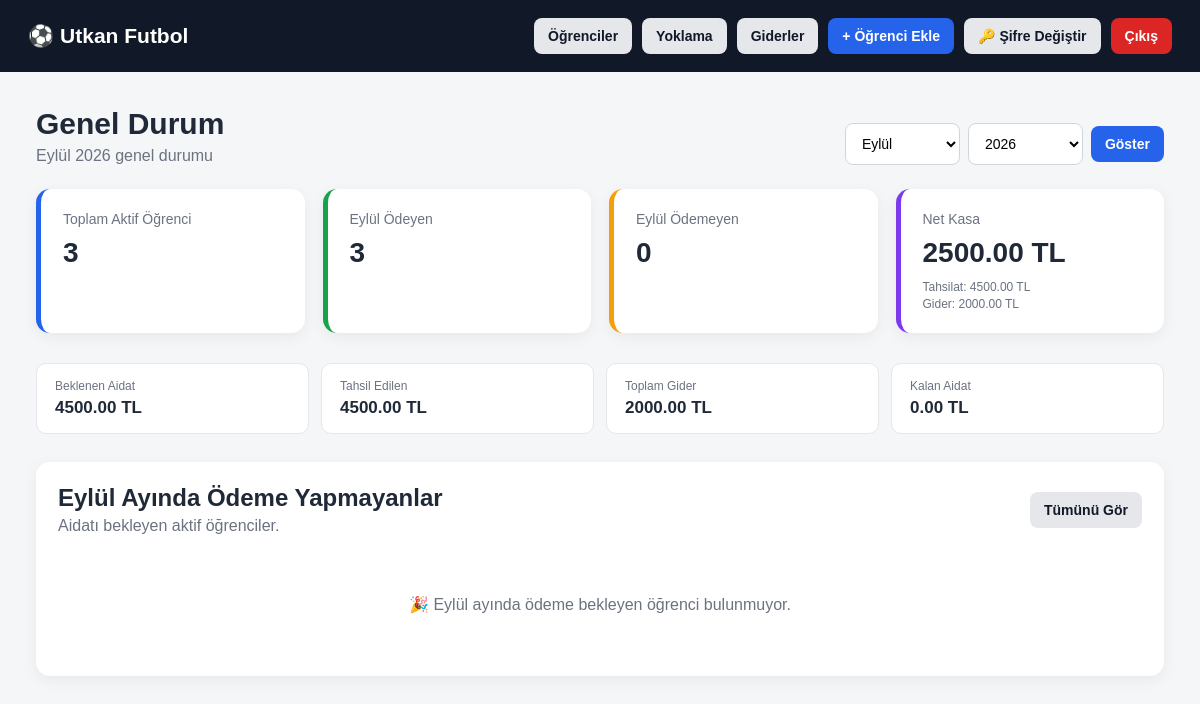
Page /dashboard (signed in) on the earlier database version.
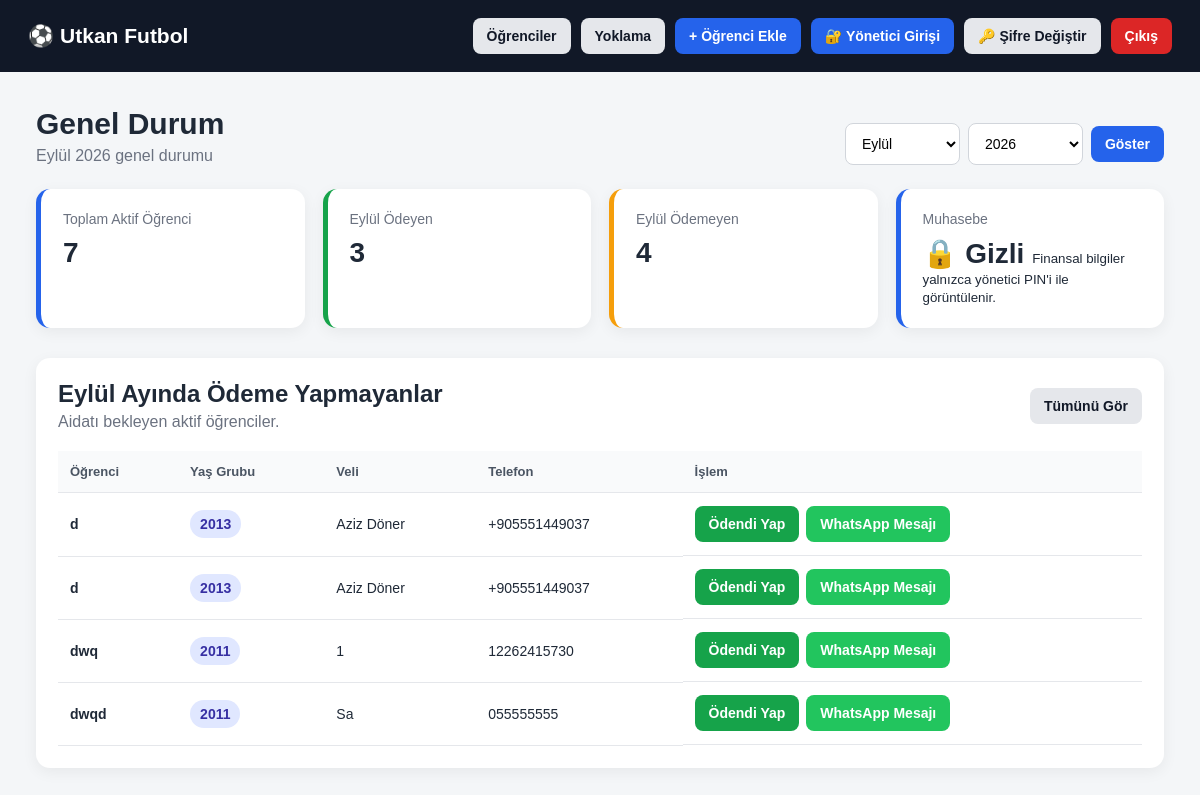
Same page on the later database version.
### tables this page shows
CREATE TABLE students (
            id INTEGER PRIMARY KEY AUTOINCREMENT,
            school_id INTEGER NOT NULL,
            name TEXT NOT NULL,
            birth_year INTEGER NOT NULL,
            parent_name TEXT,
            phone TEXT,
            monthly_fee REAL DEFAULT 0,
            active INTEGER DEFAULT 1,
            notes TEXT,
            created_at TEXT, class_group TEXT,
            FOREIGN KEY (school_id)
                REFERENCES schools(id)
                ON DELETE CASCADE
        );

### app.py (the view)
@app.route("/dashboard")
def dashboard():
    if not school_logged_in():
        return redirect(url_for("login"))
    school_id = session["school_id"]
    year, month = get_selected_period()
    conn = get_db()
    total_students = conn.execute("""
        SELECT COUNT(*)
        FROM students
        WHERE school_id = ?
        AND active = 1
    """, (school_id,)).fetchone()[0]
    paid_students = conn.execute("""
        SELECT COUNT(*)
        FROM students s
        JOIN payments p
            ON p.student_id = s.id
        WHERE s.school_id = ?
        AND s.active = 1
        AND p.year = ?
        AND p.month = ?
        AND p.paid = 1
    """, (
        school_id,
        year,
        month
    )).fetchone()[0]
    unpaid_students = (
        total_students - paid_students
    )
    expected_income = conn.execute("""
        SELECT COALESCE(SUM(monthly_fee), 0)
        FROM students
        WHERE school_id = ?
        AND active = 1
    """, (school_id,)).fetchone()[0]
    total_income = conn.execute("""
        SELECT COALESCE(SUM(p.amount), 0)
        FROM payments p
        JOIN students s
            ON s.id = p.student_id
        WHERE s.school_id = ?
        AND p.year = ?
        AND p.month = ?
        AND p.paid = 1
    """, (
        school_id,
        year,
        month
    )).fetchone()[0]
    remaining_income = (
        expected_income - total_income
    )
    total_expenses = conn.execute("""
        SELECT COALESCE(SUM(amount), 0)
        FROM expenses
        WHERE school_id = ?
        AND CAST(strftime('%Y', expense_date) AS INTEGER) = ?
        AND CAST(strftime('%m', expense_date) AS INTEGER) = ?
    """, (
        school_id,
        year,
        month
    )).fetchone()[0]
    net_cash = total_income - total_expenses
    unpaid_list = conn.execute("""
        SELECT
            s.*,
            COALESCE(p.paid, 0) AS paid
        FROM students s
        LEFT JOIN payments p
            ON p.student_id = s.id
            AND p.year = ?
            AND p.month = ?
        WHERE s.school_id = ?
        AND s.active = 1
        AND COALESCE(p.paid, 0) = 0
        ORDER BY
            s.birth_year DESC,
            s.name ASC
    """, (
        year,
        month,
        school_id
    )).fetchall()
    conn.close()
    return render_template(
        "dashboard.html",
        total_students=total_students,
        paid_students=paid_students,
        unpaid_students=unpaid_students,
        expected_income=expected_income,
        total_income=total_income,
        remaining_income=remaining_income,
        total_expenses=total_expenses,
        net_cash=net_cash,
        unpaid_list=unpaid_list,
        selected_year=year,
        selected_month=month,
        month_name=MONTH_NAMES[month],
        months=MONTH_NAMES,
        finance_privacy_enabled=finance_is_required(school_id),
        finance_visible=finance_can_view(school_id)
    )

### app.py (called while the page is built)
def get_db():
    conn = sqlite3.connect(DB_NAME)
    conn.row_factory = sqlite3.Row
    conn.execute("PRAGMA foreign_keys = ON")
    return conn

def school_logged_in():
    return (
        session.get("logged_in")
        and session.get("role") == "school"
        and session.get("school_id")
    )

def get_school_finance_settings(school_id):
    conn = get_db()
    row = conn.execute("""
        SELECT
            finance_privacy_enabled,
            finance_pin_hash
        FROM schools
        WHERE id = ?
    """, (school_id,)).fetchone()
    conn.close()
    return row

def finance_is_required(school_id):
    settings = get_school_finance_settings(school_id)
    return bool(
        settings
        and settings["finance_privacy_enabled"]
    )

def finance_is_unlocked():
    return (
        session.get("finance_unlocked") is True
        and session.get("finance_unlocked_school_id")
        == session.get("school_id")
    )

def finance_can_view(school_id):
    return (
        not finance_is_required(school_id)
        or finance_is_unlocked()
    )

### templates/dashboard.html (shortened to what the changed rows need)
<!DOCTYPE html>
<html lang="tr">
<head>
    <link rel="stylesheet" href="{{ url_for('static', filename='style.css') }}">
</head>
<body>
<header class="topbar">
    <div>
        <h2>⚽ {{ session.school_name or "Futbol Okulu Paneli" }}</h2>
    </div>
    <div class="top-actions">
        <a
            href="{{ url_for(
                'students',
                year=selected_year,
                month=selected_month
            ) }}"
            class="btn"
        >
            Öğrenciler
        </a>
        <a
            href="{{ url_for('attendance') }}"
            class="btn"
        >
            Yoklama
        </a>
        {% if finance_visible %}
        <a
            href="{{ url_for(
                'expenses',
                year=selected_year,
                month=selected_month
            ) }}"
            class="btn"
        >
            Giderler
        </a>
        {% endif %}
        <a
            href="{{ url_for('add_student') }}"
            class="btn primary"
        >
            + Öğrenci Ekle
        </a>
        {% if finance_privacy_enabled %}
            {% if finance_visible %}
            <form
                method="POST"
                action="{{ url_for('finance_lock') }}"
                style="display:inline;"
            >
                <button
                    type="submit"
                    class="btn"
                >
                    🔒 Muhasebeyi Kilitle
                </button>
            </form>
            {% else %}
            <a
                href="{{ url_for('finance_unlock') }}"
                class="btn primary"
            >
                🔐 Yönetici Girişi
            </a>
            {% endif %}
        {% endif %}
        <a
            href="{{ url_for('change_password') }}"
            class="btn"
        >
            🔑 Şifre Değiştir
        </a>
        <a
            href="{{ url_for('logout') }}"
            class="btn danger"
        >
            Çıkış
        </a>
    </div>
</header>
<main class="container">
    <div class="dashboard-heading">
        <div>
            <h1>
                Genel Durum
            </h1>
        </div>
    </div>
    <section class="stats-grid">
        <div class="stat-card">
            <span>
                Toplam Aktif Öğrenci
            </span>
            <strong>
                {{ total_students }}
            </strong>
        </div>
        <div class="stat-card warning-card">
            <span>
                {{ month_name }} Ödemeyen
            </span>
            <strong>
                {{ unpaid_students }}
            </strong>
        </div>
        {% if finance_visible %}
        <div class="stat-card money-card tahsilat-card">
            <span>
                Net Kasa
            </span>
            <strong>
                {{ "%.2f"|format(net_cash) }} TL
            </strong>
            <small>
                Tahsilat:
                {{ "%.2f"|format(total_income) }} TL
            </small>
            <small>
                Gider:
                {{ "%.2f"|format(total_expenses) }} TL
            </small>
        </div>
        {% else %}
        <div class="stat-card">
            <span>
                Muhasebe
            </span>
            <strong>
                🔒 Gizli
            </strong>
            <small>
                Finansal bilgiler yalnızca yönetici PIN'i ile görüntülenir.
            </small>
        </div>
        {% endif %}
    </section>
    {% if finance_visible %}
    <section class="finance-summary">
        <div>
            <span>
                Beklenen Aidat
            </span>
            <strong>
                {{ "%.2f"|format(expected_income) }} TL
            </strong>
        </div>
        <div>
            <span>
                Tahsil Edilen
            </span>
            <strong>
                {{ "%.2f"|format(total_income) }} TL
            </strong>
        </div>
        <div>
            <span>
                Toplam Gider
            </span>
            <strong>
                {{ "%.2f"|format(total_expenses) }} TL
            </strong>
        </div>
        <div>
            <span>
                Kalan Aidat
            </span>
            <strong>
                {{ "%.2f"|format(remaining_income) }} TL
            </strong>
        </div>
    </section>
    {% endif %}
    <section class="panel-section">
        <div class="section-header">
            <div>
                <h2>
                    {{ month_name }} Ayında Ödeme Yapmayanlar
                </h2>
            </div>
            <a
                href="{{ url_for(
                    'students',
                    payment='unpaid',
                    year=selected_year,
                    month=selected_month
                ) }}"
                class="btn"
            >
            </a>
        </div>
        {% if unpaid_list %}
        <div class="table-wrapper">
            <table>
                <thead>
                    <tr>
                        <th>
                            Öğrenci
                        </th>
                        <th>
                            Yaş Grubu
                        </th>
                        <th>
                            Veli
                        </th>
                        <th>
                            Telefon
                        </th>
                        <th>
                            İşlem
                        </th>
                    </tr>
                </thead>
                <tbody>
                {% for student in unpaid_list %}
                    <tr>
                        <td>
                            <strong>
                                {{ student.name }}
                            </strong>
                        </td>
                        <td>
                            <span class="badge">
                                {{ student.birth_year }}
                            </span>
                        </td>
                        <td>
                            {{ student.parent_name or "-" }}
                        </td>
                        <td>
                            {{ student.phone or "-" }}
                        </td>
                        <td class="actions">
                            <form
                                method="POST"
                                action="{{ url_for(
                                    'toggle_payment',
                                    student_id=student.id
                                ) }}"
                            >
                                <button
                                    type="submit"
                                    class="btn success"
                                >
                                    Ödendi Yap
                                </button>
                            </form>
                            {% if student.phone %}
                                {% set whatsapp_message =
                                    "Merhaba, iyi günler. " ~
                                    student.name ~
                                    " isimli öğrencimizin " ~
                                    month_name ~
                                    " " ~
                                    selected_year|string ~
                                    " ayı aidat ödemesi henüz sistemde görünmemektedir. Bilginize."
                                %}
                                {% set phone_clean =
                                    student.phone
                                    |replace(' ', '')
                                    |replace('(', '')
                                    |replace(')', '')
                                    |replace('-', '')
                                %}
                                {% if phone_clean[:3] == '+90' %}
                                    {% set whatsapp_phone =
                                        phone_clean[3:]
                                    %}
                                {% elif
                                    phone_clean[:2] == '90'
                                    and phone_clean|length == 12
                                %}
                                    {% set whatsapp_phone =
                                        phone_clean[2:]
                                    %}
                                {% elif phone_clean[:1] == '0' %}
                                    {% set whatsapp_phone =
                                        phone_clean[1:]
                                    %}
                                {% else %}
                                    {% set whatsapp_phone =
                                        phone_clean
                                    %}
                                {% endif %}
                                <a
                                    class="btn whatsapp"
                                    target="_blank"
                                    href="https://wa.me/90{{ whatsapp_phone }}?text={{ whatsapp_message|urlencode }}"
                                >
                                    WhatsApp Mesajı
                                </a>
                            {% endif %}
                        </td>
                    </tr>
                {% endfor %}
                </tbody>
            </table>
        </div>
        {% else %}
        <div class="empty-state">
            🎉 {{ month_name }} ayında ödeme bekleyen öğrenci bulunmuyor.
        </div>
        {% endif %}
    </section>
</main>
</body>
</html>

Differences in the rows shown:
added students: name "d", birth_year "2013", parent_name "Aziz Döner", phone "+905551449037"
added students: name "d", birth_year "2013", parent_name "Aziz Döner", phone "+905551449037"
added students: name "dwq", birth_year "2011", parent_name "1", phone "12262415730"
added students: name "dwqd", birth_year "2011", parent_name "Sa", phone "055555555"
Other differences:
{{ total_students }}: "3" → "7"
{{ unpaid_students }}: "0" → "4"
{{ "%.2f"|format(net_cash) }}: "2500.00" → (not shown)
{{ "%.2f"|format(total_income) }}: "4500.00" → (not shown)
{{ "%.2f"|format(total_expenses) }}: "2000.00" → (not shown)
{{ "%.2f"|format(expected_income) }}: "4500.00" → (not shown)
{{ "%.2f"|format(remaining_income) }}: "0.00" → (not shown)
{{ month_name }}: "Eylül" → (not shown)
text no longer shown: "Giderler Net Kasa TL Tahsilat: TL Gider: TL Beklenen Aidat TL Tahsil Edilen TL Toplam Gider TL Kalan Aidat TL 🎉 ayında ödeme bekleyen öğrenci bulunmuyor."
text now shown: "🔐 Yönetici Girişi Muhasebe 🔒 Gizli Finansal bilgiler yalnızca yönetici PIN'i ile görüntülenir. Öğrenci Yaş Grubu Veli Telefon İşlem"
